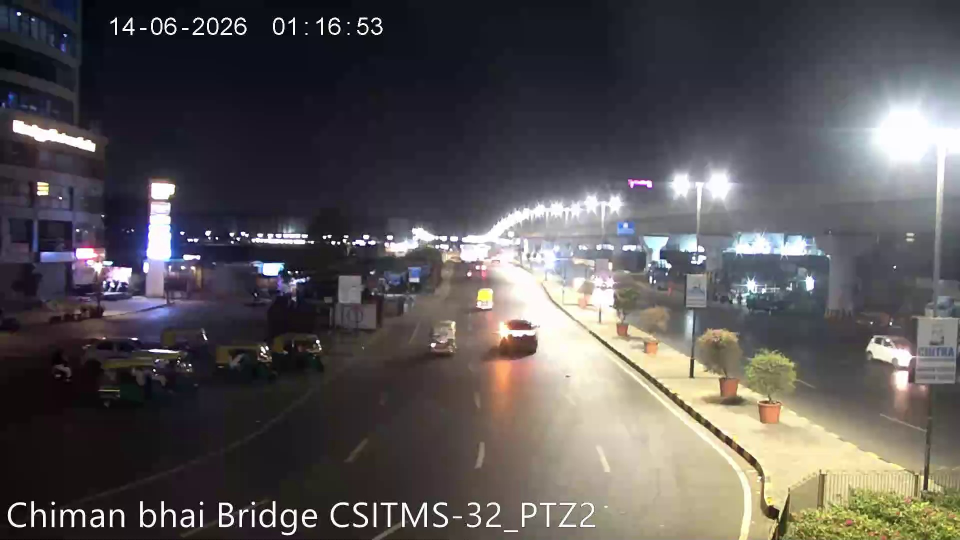
#> input picture assets/live_frames/cam01.jpg, 1920 x 1080 px (shown at 1/2 size)
$ python -i segmentation.py   (imports and definitions only)   (older library calls are emulated)
#> lines starting #> are read from the running program, lines starting #| are printed output that depends on the picture; after the words box and inside, x2 and y2 are one past the last pixel; in counts of white or black regions, pixels touching at a corner belong together
#!/usr/bin/env python3
"""
segmentation.py

Plate Segmentation and Geometric Localization Module
Part of the Night-Time Number Plate Recognition System.

Key Techniques:
- Edge-based segmentation using Canny edge detector with dynamic thresholds.
- Robust adaptive thresholding and morphological Top-Hat/Black-Hat transforms.
- Rectangular morphological operations (closing/dilation) to fuse character clusters.
- Contour filtering by aspect ratio (2.0 to 5.5), rectangularity, and area.
- 4-Point perspective transformation to rectify skewed/tilted plates into canonical flat crops.
"""

import cv2
import numpy as np
from typing import List, Tuple, Optional, Dict


def order_points(pts: np.ndarray) -> np.ndarray:
    """
    Orders 4 polygon corner points in canonical order:
    [top-left, top-right, bottom-right, bottom-left].
    """
    rect = np.zeros((4, 2), dtype="float32")
    s = pts.sum(axis=1)
    rect[0] = pts[np.argmin(s)]  # top-left has smallest sum
    rect[2] = pts[np.argmax(s)]  # bottom-right has largest sum

    diff = np.diff(pts, axis=1)
    rect[1] = pts[np.argmin(diff)]  # top-right has smallest diff
    rect[3] = pts[np.argmax(diff)]  # bottom-left has largest diff
    return rect


def four_point_transform(image: np.ndarray, pts: np.ndarray, target_h: int = 80, target_w: int = 280) -> np.ndarray:
    """
    Applies 4-point perspective transformation to align and rectify the license plate.
    Removes skew, rotation, and slant.
    """
    rect = order_points(pts)
    (tl, tr, br, bl) = rect

    # Calculate width of new image
    width_a = np.sqrt(((br[0] - bl[0]) ** 2) + ((br[1] - bl[1]) ** 2))
    width_b = np.sqrt(((tr[0] - tl[0]) ** 2) + ((tr[1] - tl[1]) ** 2))
    max_w = max(int(max(width_a, width_b)), target_w)

    # Calculate height of new image
    height_a = np.sqrt(((tr[0] - br[0]) ** 2) + ((tr[1] - br[1]) ** 2))
    height_b = np.sqrt(((tl[0] - bl[0]) ** 2) + ((tl[1] - bl[1]) ** 2))
    max_h = max(int(max(height_a, height_b)), target_h)

    # Enforce standard plate aspect ratio bounds if requested
    dst = np.array([
        [0, 0],
        [max_w - 1, 0],
        [max_w - 1, max_h - 1],
        [0, max_h - 1]
    ], dtype="float32")

    M = cv2.getPerspectiveTransform(rect, dst)
    warped = cv2.warpPerspective(image, M, (max_w, max_h), flags=cv2.INTER_CUBIC, borderMode=cv2.BORDER_REPLICATE)
    return warped


def compute_edge_mask(gray: np.ndarray) -> np.ndarray:
    """
    Edge-based segmentation using Canny with Otsu-guided dynamic thresholds.
    """
    high_thresh, _ = cv2.threshold(gray, 0, 255, cv2.THRESH_BINARY + cv2.THRESH_OTSU)
    low_thresh = 0.5 * high_thresh
    edges = cv2.Canny(gray, max(20, int(low_thresh)), max(60, int(high_thresh)))
    return edges


def compute_adaptive_threshold_mask(gray: np.ndarray) -> np.ndarray:
    """
    Robust adaptive thresholding combined with Top-Hat & Black-Hat morphology
    to isolate high-frequency plate character textures from varying night lighting.
    """
    rect_kernel = cv2.getStructuringElement(cv2.MORPH_RECT, (13, 5))
    tophat = cv2.morphologyEx(gray, cv2.MORPH_TOPHAT, rect_kernel)
    blackhat = cv2.morphologyEx(gray, cv2.MORPH_BLACKHAT, rect_kernel)
    combined = cv2.add(cv2.subtract(gray, blackhat), tophat)

    # Adaptive Gaussian threshold
    thresh = cv2.adaptiveThreshold(
        combined, 255, cv2.ADAPTIVE_THRESH_GAUSSIAN_C, cv2.THRESH_BINARY_INV, 19, 7
    )
    return thresh


def locate_plate_candidates(
    enhanced_img: np.ndarray,
    original_img: np.ndarray = None,
    min_area: int = 350,
    max_area: int = 250000,
    min_aspect: float = 1.4,
    max_aspect: float = 8.5
) -> List[Dict]:
    """
    Plate Localization using morphological operations and contour analysis:
    1. Grayscale conversion.
    2. Edge detection + Adaptive morphological gradient.
    3. Rectangular closing kernel to fuse alphanumeric characters into unified plate block.
    4. Contour detection and aspect ratio filtering.
    5. Perspective transformation for tilted/skewed candidates.
    """
    if enhanced_img is None or enhanced_img.size == 0:
        return []

    source_for_crop = original_img if original_img is not None else enhanced_img
    h_img, w_img = enhanced_img.shape[:2]

    gray = cv2.cvtColor(enhanced_img, cv2.COLOR_BGR2GRAY) if len(enhanced_img.shape) == 3 else enhanced_img.copy()

    # Step 1: Edge mask & adaptive threshold
    edges = compute_edge_mask(gray)
    thresh = compute_adaptive_threshold_mask(gray)

    # Step 2: Morphological horizontal gradient (Sobel-X) to find vertical character strokes
    grad_x = cv2.Sobel(gray, cv2.CV_32F, 1, 0, ksize=-1)
    grad_x = np.absolute(grad_x)
    (min_val, max_val) = (np.min(grad_x), np.max(grad_x))
    grad_scaled = (255 * ((grad_x - min_val) / max(1e-5, (max_val - min_val)))).astype("uint8")

    # Combine edge signals
    fused_edges = cv2.bitwise_or(edges, cv2.bitwise_and(thresh, grad_scaled))

    # Step 3: Morphological closing with horizontal rectangular kernel
    # Connects individual letters and numbers into a single solid rectangular license plate candidate
    kernel_close = cv2.getStructuringElement(cv2.MORPH_RECT, (21, 5))
    closed = cv2.morphologyEx(fused_edges, cv2.MORPH_CLOSE, kernel_close)

    # Clean isolated noise
    kernel_open = cv2.getStructuringElement(cv2.MORPH_RECT, (3, 3))
    cleaned = cv2.morphologyEx(closed, cv2.MORPH_OPEN, kernel_open)
    dilated = cv2.dilate(cleaned, cv2.getStructuringElement(cv2.MORPH_RECT, (7, 3)), iterations=1)

    # Step 4: Find contours
    contours, _ = cv2.findContours(dilated, cv2.RETR_EXTERNAL, cv2.CHAIN_APPROX_SIMPLE)

    candidates = []

    for cnt in contours:
        area = cv2.contourArea(cnt)
        if area < min_area or area > max_area:
            continue

        # Check bounding rectangle & rotated rectangle
        x, y, w, h = cv2.boundingRect(cnt)
        aspect = float(w) / float(max(1, h))

        if not (min_aspect <= aspect <= max_aspect):
            continue

        # Rectangularity check: contour area / bounding box area
        rect_area = w * h
        solidity = area / float(max(1, rect_area))
        if solidity < 0.25:
            continue

        # Polygon approximation to check for 4-corner perspective warp
        peri = cv2.arcLength(cnt, True)
        approx = cv2.approxPolyDP(cnt, 0.035 * peri, True)

        rectified_crop = None
        polygon_pts = None

        if len(approx) == 4:
            pts = approx.reshape(4, 2).astype("float32")
            polygon_pts = pts
            try:
                rectified_crop = four_point_transform(source_for_crop, pts)
            except Exception:
                rectified_crop = None

        # If not 4 corners or warp failed, extract via minAreaRect or upright box with padding
        if rectified_crop is None or rectified_crop.size == 0:
            pad_x = int(w * 0.08)
            pad_y = int(h * 0.12)
            px1, py1 = max(0, x - pad_x), max(0, y - pad_y)
            px2, py2 = min(w_img, x + w + pad_x), min(h_img, y + h + pad_y)
            rectified_crop = source_for_crop[py1:py2, px1:px2]

        if rectified_crop is None or rectified_crop.size == 0:
            continue

        # Score candidate based on centrality, prominence, and solidity
        prominence = float(area * (solidity ** 1.2))

        candidates.append({
            "box": (int(x), int(y), int(w), int(h)),
            "polygon": polygon_pts.tolist() if polygon_pts is not None else None,
            "aspect": round(aspect, 2),
            "area": int(area),
            "solidity": round(solidity, 2),
            "prominence": prominence,
            "plate_crop": rectified_crop
        })

    # Sort descending by candidate prominence score
    candidates.sort(key=lambda c: c["prominence"], reverse=True)
    return candidates


# [8 lines not run here, left out]

>>> import cv2
>>> picture = cv2.imread('assets/live_frames/cam01.jpg')
#> picture is the input picture: shape (1080, 1920, 3); mean B, G, R 85.9, 85.2, 89
>>> result = locate_plate_candidates(picture)
#> in locate_plate_candidates, `gray = cv2.cvtColor(enhanced_img, cv2.COLOR_BGR2GRAY) if len(enhanced_..`:
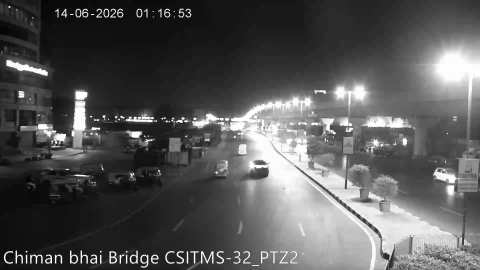
#> gray: shape (1080, 1920) (shown at 1/4 size); min 0, max 255, mean 86.4
#> in compute_edge_mask, `high_thresh, _ = cv2.threshold(gray, 0, 255, cv2.THRESH_BINARY + cv2.T..`: high_thresh = 119
#> in compute_edge_mask, `low_thresh = 0.5 * high_thresh`: low_thresh = 59.5
#> in compute_edge_mask, `edges = cv2.Canny(gray, max(20, int(low_thresh)), max(60, int(high_thr..`:
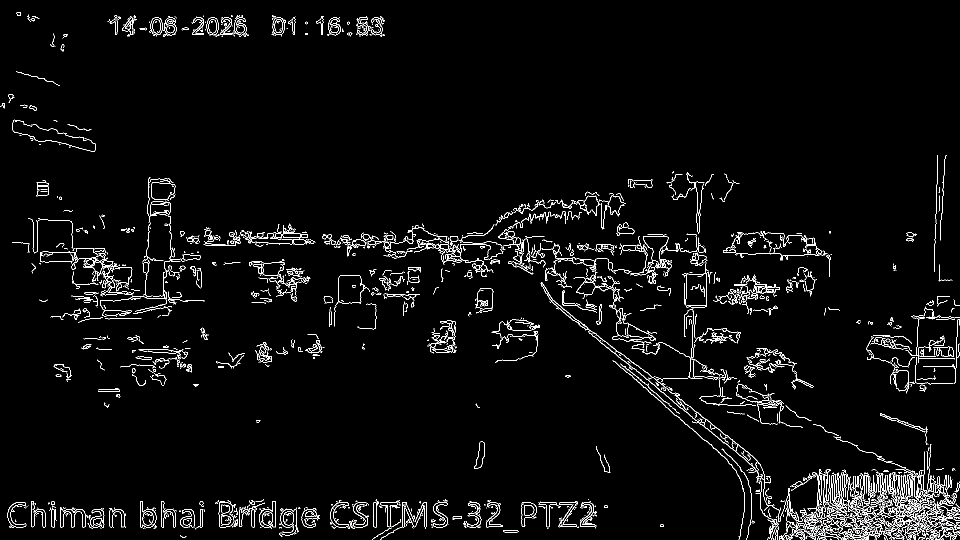
#> edges: shape (1080, 1920) (shown at 1/2 size); 3.1% white in thin lines or dots
#> in compute_adaptive_threshold_mask, `thresh = cv2.adaptiveThreshold( combined, 255, cv2.ADAPTIVE_THRESH_GAU..`:
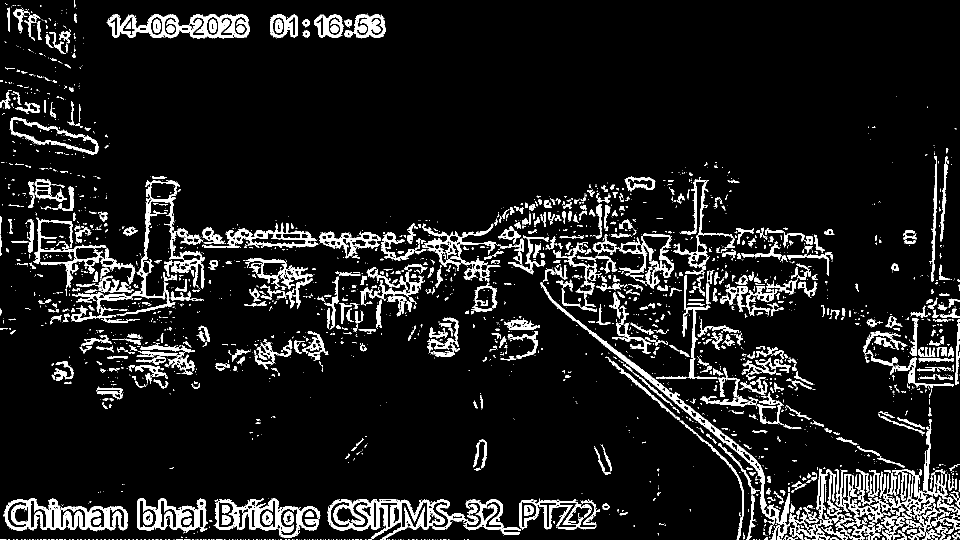
#> thresh: shape (1080, 1920) (shown at 1/2 size); 9.6% white; 3030 white regions (2238 under 20 px)
#> in locate_plate_candidates, `grad_x = cv2.Sobel(gray, cv2.CV_32F, 1, 0, ksize=-1)`:
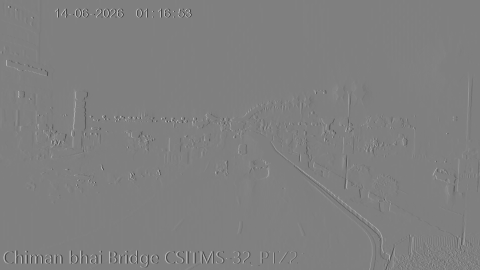
#> grad_x: shape (1080, 1920) float32 (shown at 1/4 size); min -4080, max 4061, mean 1.4; drawn with min black and max white
#> in locate_plate_candidates, `grad_x = np.absolute(grad_x)`:
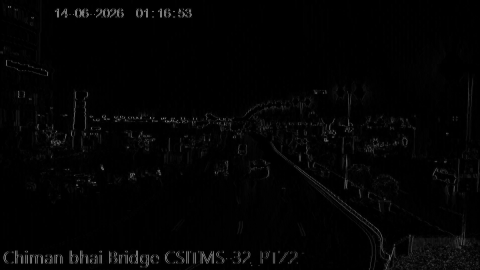
#> grad_x: shape (1080, 1920) float32 (shown at 1/4 size); min 0, max 4080, mean 59.7; drawn with min black and max white
#> in locate_plate_candidates, `(min_val, max_val) = (np.min(grad_x), np.max(grad_x))`: min_val = 0; max_val = 4080
#> in locate_plate_candidates, `dilated = cv2.dilate(cleaned, cv2.getStructuringElement(cv2.MORPH_RECT..`:
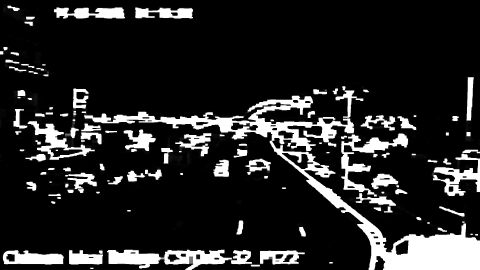
#> dilated: shape (1080, 1920) (shown at 1/4 size); min 0, max 255, mean 38.1
#> in locate_plate_candidates, `contours, _ = cv2.findContours(dilated, cv2.RETR_EXTERNAL, cv2.CHAIN_A..`: contours = 83 contours; largest, box (x1, y1, x2, y2) and area: (21, 343, 1920, 1080) 421518, (0, 995, 1220, 1080) 68678, (1725, 586, 1920, 790) 25088, (158, 667, 395, 778) 12535, (212, 28, 502, 77) 11596
#> the loop in locate_plate_candidates, `for cnt in contours:` made 83 passes
#> (area, x, y, w, h, aspect, rect_area, solidity) on pass 28: (7700, 428, 662, 245, 81, 3.02, 19845, 0.388)
#> after the loop in locate_plate_candidates, `for cnt in contours:`:
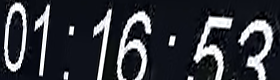
#> rectified_crop: shape (80, 280, 3); mean B, G, R 62, 55.8, 53.4
#> after the loop in locate_plate_candidates, `for cnt in contours:`: candidates = 10 items; pad_x = 2; px1 = 125; px2 = 164; py1 = 165; py2 = 186
#> result = 10 items

$ run again, on assets/live_frames/cam02.jpg
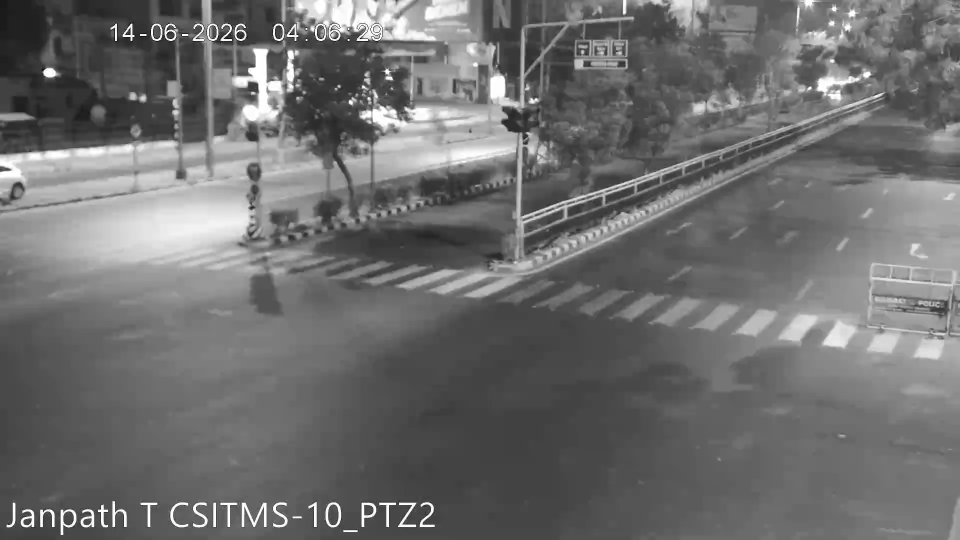
#> input picture assets/live_frames/cam02.jpg, 1920 x 1080 px (shown at 1/2 size)
#> picture is the input picture: shape (1080, 1920, 3); min 0, max 255, mean 110.4
#> high_thresh = 132
#> low_thresh = 66
#> in compute_edge_mask, `edges = cv2.Canny(gray, max(20, int(low_thresh)), max(60, int(high_thr..`:
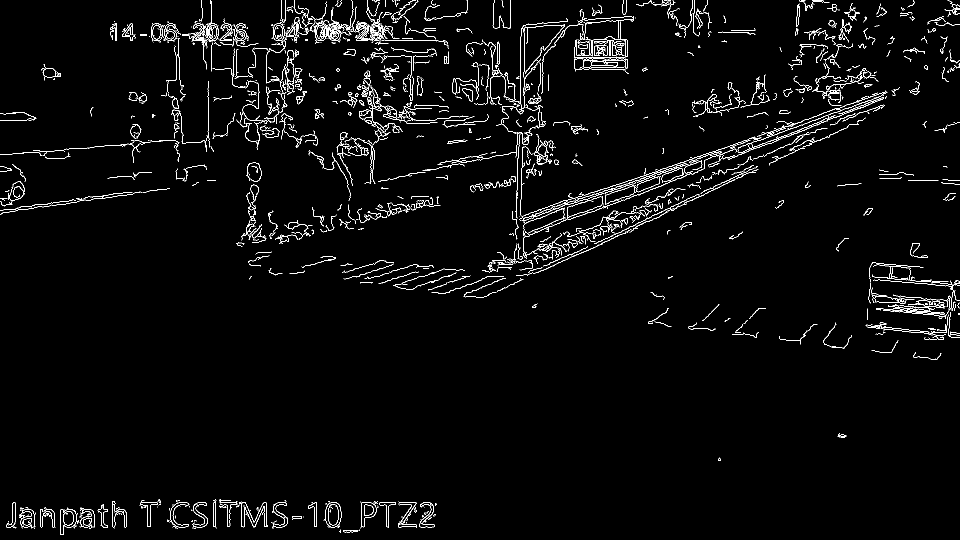
#> edges: shape (1080, 1920) (shown at 1/2 size); 2.7% white in thin lines or dots
#> thresh: shape (1080, 1920); 10.1% white; 4070 white regions (2982 under 20 px)
#> min_val = 0; max_val = 4068
#> contours = 131 contours, 1 with area under 20; largest, box (x1, y1, x2, y2) and area: (0, 0, 1920, 601) 574096, (276, 997, 876, 1069) 30058, (1555, 517, 1920, 700) 29010, (0, 997, 262, 1076) 12228, (495, 504, 698, 561) 4375
#> the loop in locate_plate_candidates, `for cnt in contours:` made 131 passes
#> (area, x, y, w, h, aspect, rect_area, solidity) on passes 14, 15, 44, 47, 51: (510, 1823, 709, 60, 15, 4, 900, 0.567), (375.5, 1732, 688, 45, 24, 1.88, 1080, 0.348), (1376, 1236, 575, 157, 30, 5.23, 4710, 0.292), (366, 1163, 566, 42, 13, 3.23, 546, 0.67), (847.5, 1329, 535, 58, 31, 1.87, 1798, 0.471)
#> after the loop in locate_plate_candidates, `for cnt in contours:`:
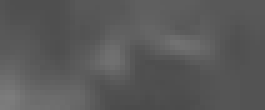
#> rectified_crop: shape (22, 53, 3) (shown 5 times larger); min 75, max 124, mean 89.4
#> after the loop in locate_plate_candidates, `for cnt in contours:`: candidates = 28 items; pad_x = 3; pad_y = 2; px1 = 1432; px2 = 1485; py1 = 123; py2 = 145
#> result = 28 items
